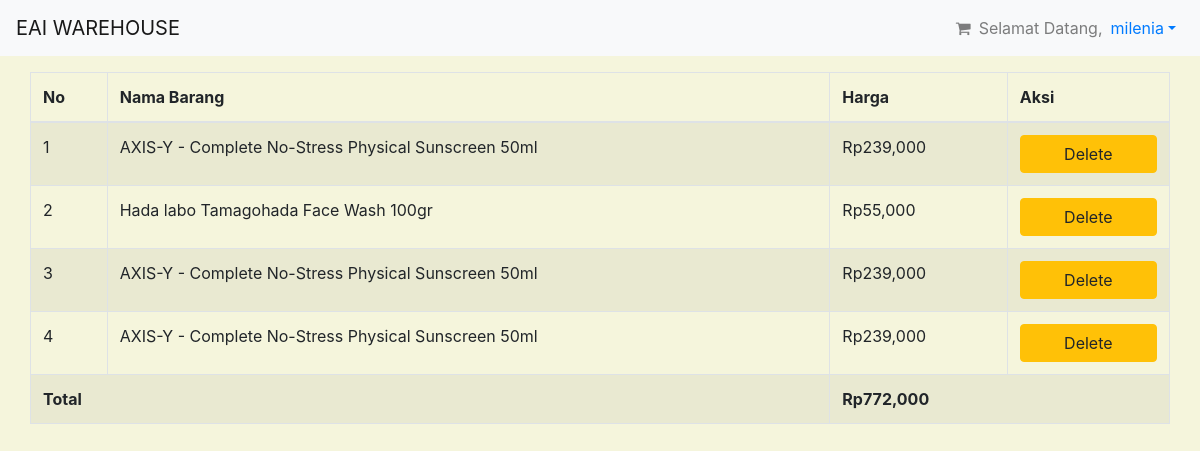
The page /cart.php (signed in) on the database its author committed.
### tables this page shows
CREATE TABLE `cart` (
  `id` int(255) NOT NULL,
  `user_id` int(255) DEFAULT NULL,
  `nama_barang` varchar(255) DEFAULT NULL,
  `harga` int(255) DEFAULT NULL
);

### cart.php (the view, shortened to what this page needs)
<?php
include("config.php");
$user_id = $_SESSION["user_id"];
$daftar_barang = mysqli_query($config, "SELECT * FROM cart WHERE user_id=$user_id");
?>
<!DOCTYPE html>
<html lang="en">
<head>
    <link rel="stylesheet" href="https://cdn.jsdelivr.net/npm/bootstrap@4.5.3/dist/css/bootstrap.min.css">
    <link href="//maxcdn.bootstrapcdn.com/font-awesome/4.7.0/css/font-awesome.min.css" rel="stylesheet">
</head>
<body style="background-color: #F5F5DC">
    <?php if ($_COOKIE["warna_navbar"] == "dark") : ?>
        <nav class="navbar navbar-expand-sm navbar-dark bg-dark">
            <a class="navbar-brand mr-auto" href="index.php">WAD Beauty</a>
            <div class="collapse navbar-collapse">
                <ul class="navbar-nav mr-auto">
                </ul>
                <ul class="navbar-nav">
                    <li class="nav-item">
                        <a class="nav-link" href="cart.php"><i class="fa fa-shopping-cart" aria-hidden="true"></i></a>
                    </li>
                    <li class="nav-item">
                        <span class="navbar-text">Selamat Datang, </span>
                    </li>
                    <li class="nav-item dropdown">
                        <a class="nav-link dropdown-toggle text-primary" href="" id="navbarDropdown" role="button" data-toggle="dropdown" aria-haspopup="true" aria-expanded="false"><?= $_SESSION["nama"] ?></a>
                        <div class="dropdown-menu" aria-labelledby="navbarDropdown">
                            <a class="dropdown-item" href="profile.php">Profile</a>
                            <div class="dropdown-divider"></div>
                            <a class="dropdown-item" href="logout.php">Logout</a>
                        </div>
                    </li>
                </ul>
            </div>
        </nav>
    <?php else : ?>
        <nav class="navbar navbar-expand-sm navbar-light bg-light">
            <a class="navbar-brand mr-auto" href="index.php">EAI WAREHOUSE</a>
            <div class="collapse navbar-collapse">
                <ul class="navbar-nav">
                    <li class="nav-item">
                        <a class="nav-link" href="cart.php"><i class="fa fa-shopping-cart" aria-hidden="true"></i></a>
                    </li>
                    <li class="nav-item">
                        <span class="navbar-text">Selamat Datang, </span>
                    </li>
                    <li class="nav-item dropdown">
                        <a class="nav-link dropdown-toggle text-primary" href="" id="navbarDropdown" role="button" data-toggle="dropdown" aria-haspopup="true" aria-expanded="false"><?= $_SESSION["nama"] ?></a>
                    </li>
                </ul>
            </div>
        </nav>
    <?php endif; ?>
    <div class="container mt-3">
        <div class="row">
            <div class="table-responsive">
                <table class="table table-striped table-bordered">
                    <thead>
                        <tr>
                            <th scope="col">No</th>
                            <th scope="col">Nama Barang</th>
                            <th scope="col">Harga</th>
                            <th scope="col">Aksi</th>
                        </tr>
                    </thead>
                    <tbody>
                        <?php $i = 1;
                        $total = 0; ?>
                        <?php while ($barang = mysqli_fetch_assoc($daftar_barang)) : ?>
                            <?php $total += $barang["harga"]; ?>
                            <tr>
                                <td><?= $i; ?></td>
                                <td><?= $barang["nama_barang"]; ?></td>
                                <td>Rp<?= number_format($barang["harga"]); ?></td>
                                <td>
                                    <form action="" method="POST">
                                        <button type="submit" name="submit" class="btn btn-warning btn-block" onclick="return confirm('Apakah Anda yakin untuk menghapus dari keranjang?');">Delete</button>
                                    </form>
                                </td>
                            </tr>
                            <?php $i++; ?>
                        <?php endwhile; ?>
                        <tr>
                            <td colspan="2" class="font-weight-bold">Total</td>
                            <td colspan="2" class="font-weight-bold">Rp<?= number_format($total); ?></td>
                        </tr>
                    </tbody>
                </table>
            </div>
        </div>
    </div>
</body>
</html>

### rows shown on the page
cart: nama_barang "AXIS-Y - Complete No-Stress Physical Sunscreen 50ml", harga "239,000"
cart: nama_barang "Hada labo Tamagohada Face Wash 100gr", harga "55,000"
cart: nama_barang "AXIS-Y - Complete No-Stress Physical Sunscreen 50ml", harga "239,000"
cart: nama_barang "AXIS-Y - Complete No-Stress Physical Sunscreen 50ml", harga "239,000"

### other values the page prints
$_SESSION["nama"] "milenia"
$total "772,000"
